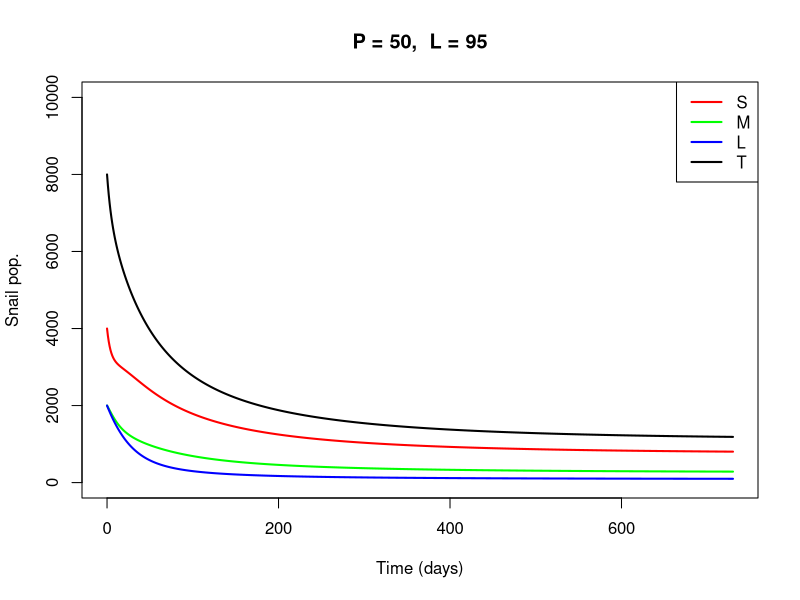
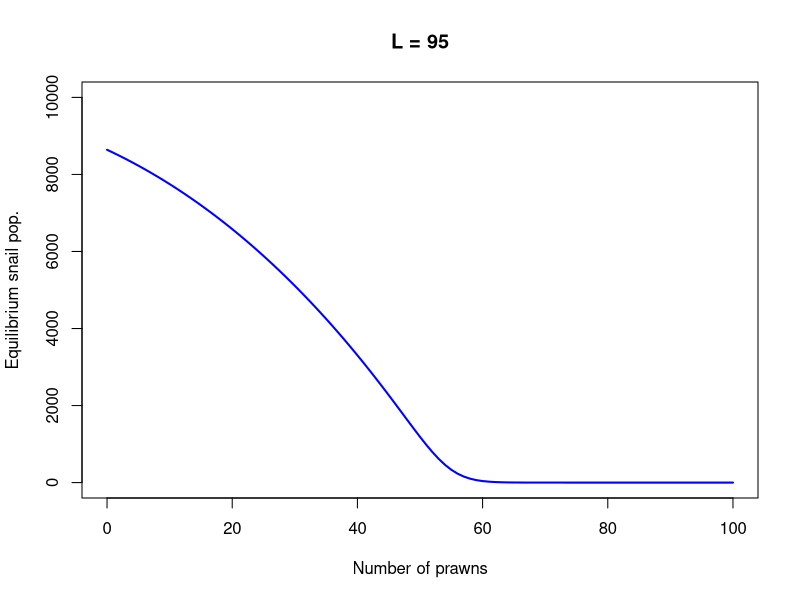

These figures' R source, in order:
## Modeling dynamics of prawn predation on snails; no disease

## To-do list:
  # Integrate prawn growth dynamics
  # Note: attack rate scale factor changed from 1/10 in homogeneous model to 1/50 in size class model 
  #   to match expected elimination threshold; may require further exploration/tweaking

require(deSolve)

snail_size_predation = function(t, n, parameters) { 
  with(as.list(parameters), {
    
    S1 = n[1]
    S2 = n[2]
    S3 = n[3]
    
    P.bm = (ap*(L/10)^bp)/10 # Prawn length (mm) to weight (g) conversion
    
    # Snail length-to-weight conversion
    S1.bm = as*0.4^bs # 4mm size class
    S2.bm = as*0.8^bs # 8mm size class
    S3.bm = as*1.2^bs # 12mm size class
    
    rps1 = P.bm / S1.bm # Prawn-to-snail mass ratio for size class 1
    rps2 = P.bm / S2.bm # Prawn-to-snail mass ratio for size class 2
    rps3 = P.bm / S3.bm # Prawn-to-snail mass ratio for size class 3
      
    # Attack rates as a function of biomass ratio, fit from Sokolow et al. 2014
    alpha1 = ifelse(-log(3) + 1.1906*log(rps1) > 0, -log(3) + 1.1906*log(rps1), 0)
    alpha2 = ifelse(-log(3) + 1.1906*log(rps2) > 0, -log(3) + 1.1906*log(rps2), 0)
    alpha3 = ifelse(-log(3) + 1.1906*log(rps3) > 0, -log(3) + 1.1906*log(rps3), 0)
    
    # Adjusted attack rates, accounting for area of interest and limiting factors in the wild
    alpha_star1 = alpha1*s/A
    alpha_star2 = alpha2*s/A
    alpha_star3 = alpha3*s/A
    
    # Handling times as a function of biomass ratio, fit from Sokolow et al. 2014
    handle1 = 1/(0.38561*rps1)
    handle2 = 1/(0.38561*rps2)
    handle3 = 1/(0.38561*rps3)
    
    # Prawn dynamics, ignoring for now
    # P.bmt = P*P.bm # Total prawn biomass
    # dPdt = -P*(muP*L^-0.25 + P.bmt/phi) # Number of prawns, subject to baseline and density-dependent mortality
    # dLdt = k/(1+gam*P.bmt)*(linf - L) # Mean prawn length, with growth rate k, max length linf, crowding parameter gam
    
    # Functional response by snail size class
    psi1 = (P*alpha_star1) / (1+sum(alpha_star1*handle1*S1, alpha_star2*handle2*S2, alpha_star3*handle3*S3))
    psi2 = (P*alpha_star2) / (1+sum(alpha_star1*handle1*S1, alpha_star2*handle2*S2, alpha_star3*handle3*S3))
    psi3 = (P*alpha_star3) / (1+sum(alpha_star1*handle1*S1, alpha_star2*handle2*S2, alpha_star3*handle3*S3))
    
    # Total snail population  
    N = S1+S2+S3
    
    # Snail dynamics
    dS1dt = f*(1-N/(Kn*A))*(S2+S3) - muN1*S1 - psi1*S1 - g1*S1
    
    dS2dt = g1*S1 - muN2*S2 - psi2*S2 - g2*S2
    
    dS3dt = g2*S2 - muN3*S3 - psi3*S3
    
    
    return(list(c(dS1dt, dS2dt, dS3dt)))
  }) 
} 

# Set initial values and parameters
nstart = c(S1 = 4000, S2 = 2000, S3 = 2000)
time = seq(0, 365*2, 1)

parameters=c(
  # Prawn model parameters
  P = 50,        # Number of prawns, currently held constant
  L = 95,        # Length of prawns (mm)
  ap = 0.096868, # Allometric coefficient based on Lalrisanga et al. 2012 (for M. rosenbergii)
  bp = 3.2944,   # Allometric coefficient based on Lalrisanga et al. 2012 (for M. rosenbergii)
  # gam = 1e-6, # Crowding parameter, reduces growth rate at high density
  # muP = 0.006136986, # Baseline prawn mortality rate
  # phi = 40000000, # Biomass-based density dependence parameter, per hactare
  # k = 0.00339726, # Growth rate (mm/day)
  # linf = 206, # Max length (mm)
    
  # Snail model parameters
  as = 0.187178454, # Allometric coefficient fitted to Sanna's data on B. glabrata
  bs = 2.536764792, # Allometric coefficient fitted to Sanna's data on B. glabrata
  f = 0.26,         # Birth rate of adult snails, from Sokolow et al. 2015 scaled by 1/0.6 to account for immature snails
  muN1 = 1/40,      # Natural mortality rate of small snails (deaths/snail/day; assume mean lifespan = 50 days)
  muN2 = 1/50,      # Natural mortality rate of medium snails (deaths/snail/day; assume mean lifespan = 50 days)
  muN3 = 1/60,      # Natural mortality rate of large snails (deaths/snail/day; assume mean lifespan = 50 days)
  g1 = 1/37,        # Growth rate of small snails (size class transition rate, in terms of days to grow 4mm; adapted from McCreesh et al. 2014, assuming water temp. of 25 C) 
  g2 = 1/62,        # Growth rate of medium snails (size class transition rate, in terms of days to grow 4mm; adapted from McCreesh et al. 2014, assuming water temp. of 25 C) 
  Kn = 50,          # Carrying capacity of snails (per m^2, Sokolow et al. 2015)
  A = 200,          # Area of site of interest, m^2
  s = 1/30          # Scale factor limiting prawn attack rate in the wild (vs. lab conditions);
                    #   decreased by factor of 3 in size class model to match expected elimination threshold
)


# Run & plot
output_ss = as.data.frame(ode(nstart,time,snail_size_predation,parameters))
plot(output_ss$time, output_ss$S1, type = 'l', col = 'red', lwd=2, xlab = "Time (days)", ylab = "Snail pop.",
     ylim = c(0, 10000), main = paste('P = ', parameters['P'], ',  L = ', parameters['L'], sep = ''))
lines(output_ss$time, output_ss$S2, col = 'green', lwd=2)
lines(output_ss$time, output_ss$S3, col = 'blue', lwd=2)
lines(output_ss$time, output_ss$S1+output_ss$S2+output_ss$S3, col = 'black', lwd=2)
legend("topright", c("S","M","L","T"), col = c("red","green","blue","black"), lty = 1, lwd = 2)

# Plot equilibrium snail abundance vs. prawn density
x = c(0:100)
s.pop = numeric(length(x))
for (i in x) {
  parameters["P"] = i
  output_ss = as.data.frame(ode(nstart,time,snail_size_predation,parameters))
  s.pop[i+1] = tail(output_ss$S1, n = 1)+tail(output_ss$S2, n = 1)+tail(output_ss$S3, n = 1)
}
plot(x, s.pop, type = 'l', col = 'blue', lwd=2, xlab = "Number of prawns", ylab = "Equilibrium snail pop.",
     ylim = c(0, 10000), main = paste('L = ', parameters['L'], sep = ''))
